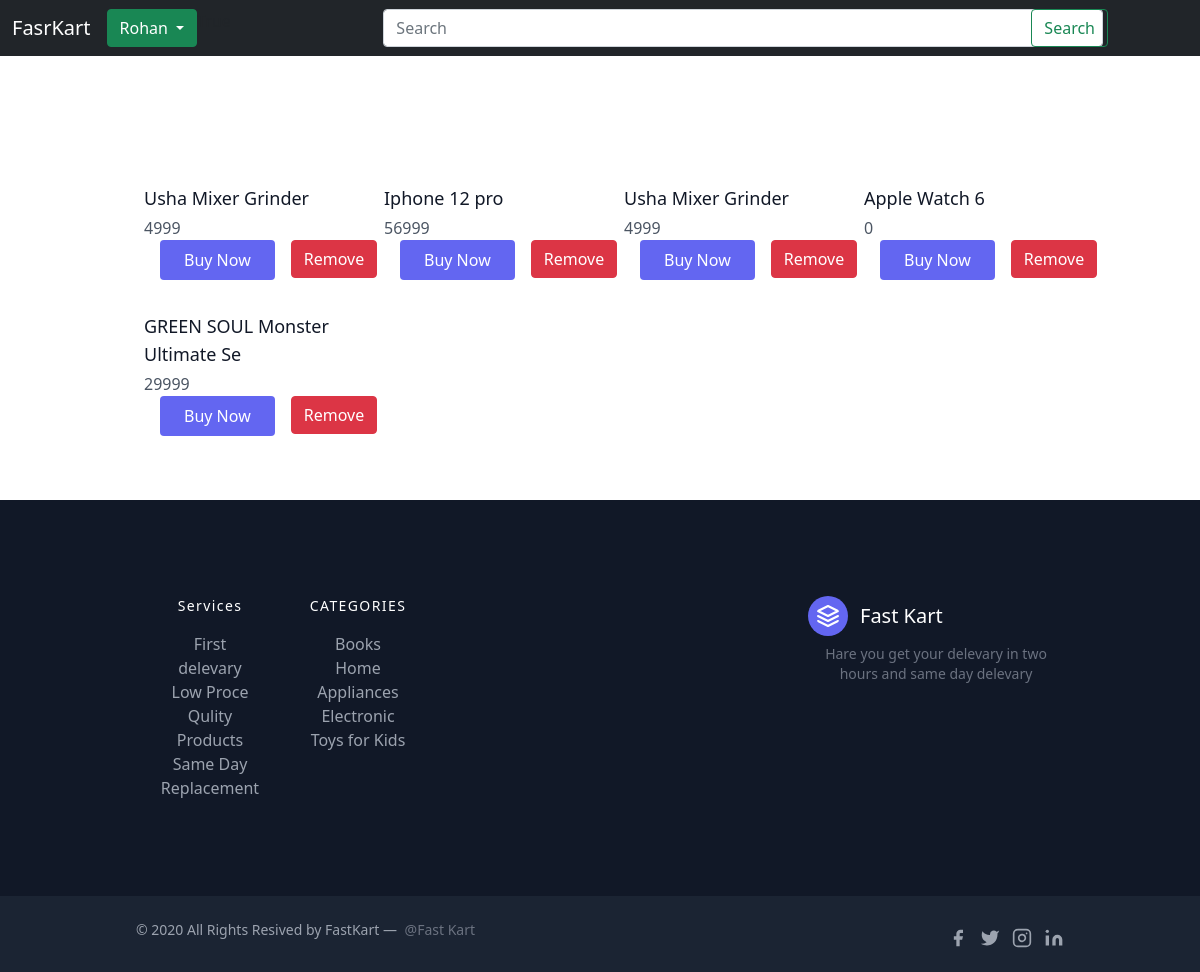
The app's page /cart/ (signed in), older data.
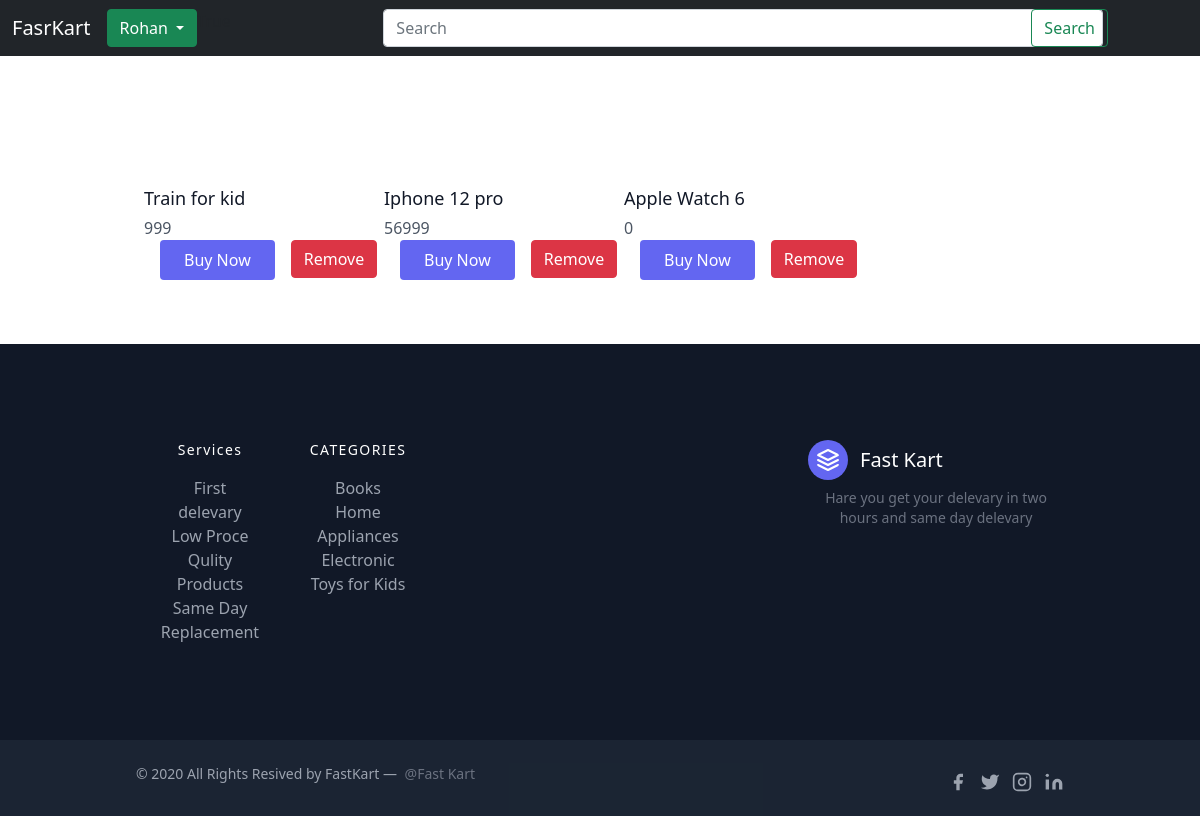
The same page, newer data.
### core/models.py (models this page shows, shortened)
class Cart(models.Model):
    originalId = models.IntegerField(null=False)
    product_name = models.CharField(max_length=30)
    price = models.IntegerField(default='0')
    belongsTo = models.ForeignKey(User, on_delete=models.CASCADE)

### core/views.py (the view)
# urls.py: path('cart/', views.cart, name="cart"),
def cart(request):
    if request.user.is_authenticated:
        cartProd = Cart.objects.filter(belongsTo = request.user)
        params = {"prod": cartProd}
        return render(request, "core/cart.html", params)
    else:
        return render(request, "core/cart.html")

### templates/core/cart.html (shortened to what this page needs)
{% extends 'core/base.html' %}
{% load static %}
{% block css %}
<link rel="stylesheet" href="{% static 'css/search.css' %}"> {% endblock css %}
{% block body %}
<section class="text-gray-600 body-font">
   <div class="container px-5 py-24 mx-auto">
      <div class="flex flex-wrap -m-4">
         {% for prod in prod %}
         <div class="lg:w-1/4 md:w-1/2 p-4 w-full">
            <div class="mt-4">
               <h2 class="text-gray-900 title-font text-lg font-medium">{{prod.product_name}}</h2>
               <p class="mt-1">{{prod.price}}</p>
            </div>
            <div class="prod_oporations" style="display: flex;justify-content: flex-end;position: absolute;">
               <a href="/belling/{{prod.originalId}}">
                  <button
                  class="flex ml-auto text-white bg-indigo-500 border-0 py-2 px-6 focus:outline-none hover:bg-indigo-600 rounded mx-3">Buy
                  Now</button>
              </a>
              <a href="/delectCart/{{prod.originalId}}"><button class="btn btn-danger">Remove</button></a>
            </div>
         </div>
         {% endfor %}
      </div>
   </div>
</section>
{% endblock body %}

### templates/core/base.html (shortened to what this page needs)
{% load static %}
<!doctype html>
<html lang="en">
<head>
  <link href="https://cdn.jsdelivr.net/npm/bootstrap@5.0.2/dist/css/bootstrap.min.css" rel="stylesheet"
>
  <link href="https://unpkg.com/tailwindcss@^2/dist/tailwind.min.css" rel="stylesheet">
  <link rel="stylesheet" href="{% static 'css/home.css' %}">
  {% block css %}{% endblock css %}
</head>
<body>
  <nav class="navbar navbar-expand-lg navbar-dark bg-dark">
    <div class="container-fluid">
      <a class="navbar-brand" href="/">FasrKart</a>
      <div class="collapse navbar-collapse" id="navbarSupportedContent">
        <ul class="navbar-nav me-auto mb-2 mb-lg-0">
          {% if user.is_authenticated %}
          <li>
            <div class="dropdown">
              <button class="btn btn-success dropdown-toggle" type="button" id="dropdownMenu2"
                data-bs-toggle="dropdown" aria-expanded="false">
                {{user|title}}
              </button>
            </div>
          </li>
          {% endif %}
        </ul>
        <form class="d-flex" action="/search" method="GET">
          <input class="form-control me-2" type="search" name="quary" placeholder="Search" aria-label="Search"
            id="input">
          <button class="btn btn-outline-success" type="submit" id="serchbtn">Search</button>
        </form>
      </div>
    </div>
  </nav>
  {% block body %} {% endblock body %}
  <footer class="text-gray-400 bg-gray-900 body-font">
    <div
      class="container px-5 py-24 mx-auto flex md:items-center lg:items-start md:flex-row md:flex-nowrap flex-wrap flex-col">
      <div class="w-64 flex-shrink-0 md:mx-0 mx-auto text-center md:text-left md:mt-0 mt-10">
        <a class="flex title-font font-medium items-center md:justify-start justify-center text-white">
          <svg xmlns="http://www.w3.org/2000/svg" fill="none" stroke="currentColor" stroke-linecap="round"
            stroke-linejoin="round" stroke-width="2" class="w-10 h-10 text-white p-2 bg-indigo-500 rounded-full"
            viewBox="0 0 24 24">
            <path d="M12 2L2 7l10 5 10-5-10-5zM2 17l10 5 10-5M2 12l10 5 10-5"></path>
          </svg>
          <span class="ml-3 text-xl">Fast Kart</span>
        </a>
        <p class="mt-2 text-sm text-gray-500">Hare you get your delevary in two hours and same day delevary</p>
      </div>
      <div class="flex-grow flex flex-wrap md:pr-20 -mb-10 md:text-left text-center order-first">
        <div class="lg:w-1/4 md:w-1/2 w-full px-4">
          <h2 class="title-font font-medium text-white tracking-widest text-sm mb-3">Services</h2>
          <nav class="list-none mb-10">
            <li>
              <a class="text-gray-400 hover:text-white">First delevary</a>
            </li>
            <li>
              <a class="text-gray-400 hover:text-white">Low Proce</a>
            </li>
            <li>
              <a class="text-gray-400 hover:text-white">Qulity Products</a>
            </li>
            <li>
              <a class="text-gray-400 hover:text-white">Same Day Replacement</a>
            </li>
          </nav>
        </div>
        <div class="lg:w-1/4 md:w-1/2 w-full px-4">
          <h2 class="title-font font-medium text-white tracking-widest text-sm mb-3">CATEGORIES</h2>
          <nav class="list-none mb-10">
            <li>
              <a class="text-gray-400 hover:text-white">Books</a>
            </li>
            <li>
              <a class="text-gray-400 hover:text-white">Home Appliances</a>
            </li>
            <li>
              <a class="text-gray-400 hover:text-white">Electronic</a>
            </li>
            <li>
              <a class="text-gray-400 hover:text-white">Toys for Kids</a>
            </li>
          </nav>
        </div>
      </div>
    </div>
    <div class="bg-gray-800 bg-opacity-75">
      <div class="container mx-auto py-4 px-5 flex flex-wrap flex-col sm:flex-row">
        <p class="text-gray-400 text-sm text-center sm:text-left">© 2020 All Rights Resived by FastKart —
          <a href="https://twitter.com/knyttneve" class="text-gray-500 ml-1" rel="noopener noreferrer"
            target="_blank">@Fast Kart</a>
        </p>
        <span class="inline-flex sm:ml-auto sm:mt-0 mt-2 justify-center sm:justify-start">
          <a class="text-gray-400">
            <svg fill="currentColor" stroke-linecap="round" stroke-linejoin="round" stroke-width="2" class="w-5 h-5"
              viewBox="0 0 24 24">
              <path d="M18 2h-3a5 5 0 00-5 5v3H7v4h3v8h4v-8h3l1-4h-4V7a1 1 0 011-1h3z"></path>
            </svg>
          </a>
          <a class="ml-3 text-gray-400">
            <svg fill="currentColor" stroke-linecap="round" stroke-linejoin="round" stroke-width="2" class="w-5 h-5"
              viewBox="0 0 24 24">
              <path
                d="M23 3a10.9 10.9 0 01-3.14 1.53 4.48 4.48 0 00-7.86 3v1A10.66 10.66 0 013 4s-4 9 5 13a11.64 11.64 0 01-7 2c9 5 20 0 20-11.5a4.5 4.5 0 00-.08-.83A7.72 7.72 0 0023 3z">
              </path>
            </svg>
          </a>
          <a class="ml-3 text-gray-400">
            <svg fill="none" stroke="currentColor" stroke-linecap="round" stroke-linejoin="round" stroke-width="2"
              class="w-5 h-5" viewBox="0 0 24 24">
              <rect width="20" height="20" x="2" y="2" rx="5" ry="5"></rect>
              <path d="M16 11.37A4 4 0 1112.63 8 4 4 0 0116 11.37zm1.5-4.87h.01"></path>
            </svg>
          </a>
          <a class="ml-3 text-gray-400">
            <svg fill="currentColor" stroke="currentColor" stroke-linecap="round" stroke-linejoin="round"
              stroke-width="0" class="w-5 h-5" viewBox="0 0 24 24">
              <path stroke="none"
                d="M16 8a6 6 0 016 6v7h-4v-7a2 2 0 00-2-2 2 2 0 00-2 2v7h-4v-7a6 6 0 016-6zM2 9h4v12H2z"></path>
              <circle cx="4" cy="4" r="2" stroke="none"></circle>
            </svg>
          </a>
        </span>
      </div>
    </div>
  </footer>
</body>
</html>

### static/css/home.css (style rules this page uses)
* { margin: 0; padding: 0; box-sizing: border-box; }
nav #input { width: 45rem; }
nav #serchbtn { position: relative; right: 5rem; }

### static/css/search.css (style rules this page uses)
* { margin: 0; padding: 0; box-sizing: border-box; }

Row changes from the older to the newer data that the page shows:
removed Cart: product_name "Usha Mixer Grinder", price "4999"
removed Cart: product_name "Usha Mixer Grinder", price "4999"
removed Cart: product_name "GREEN SOUL Monster Ultimate Se", price "29999"
added Cart: product_name "Train for kid", price "999"
